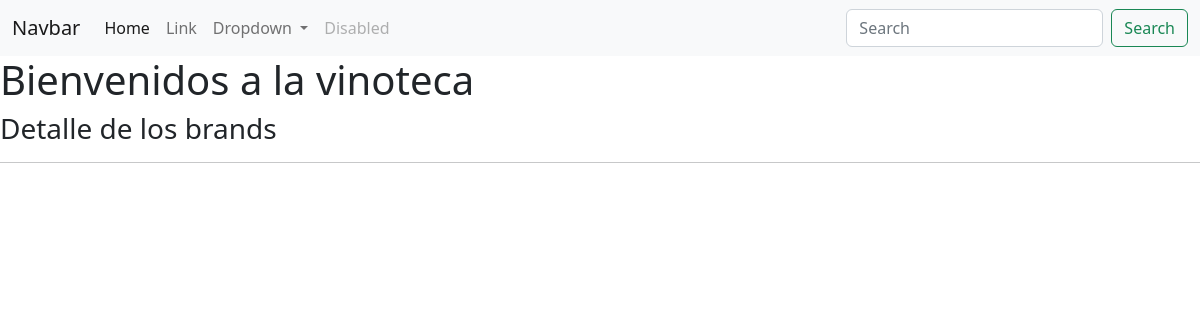
Page /tipos/ on the earlier database version.
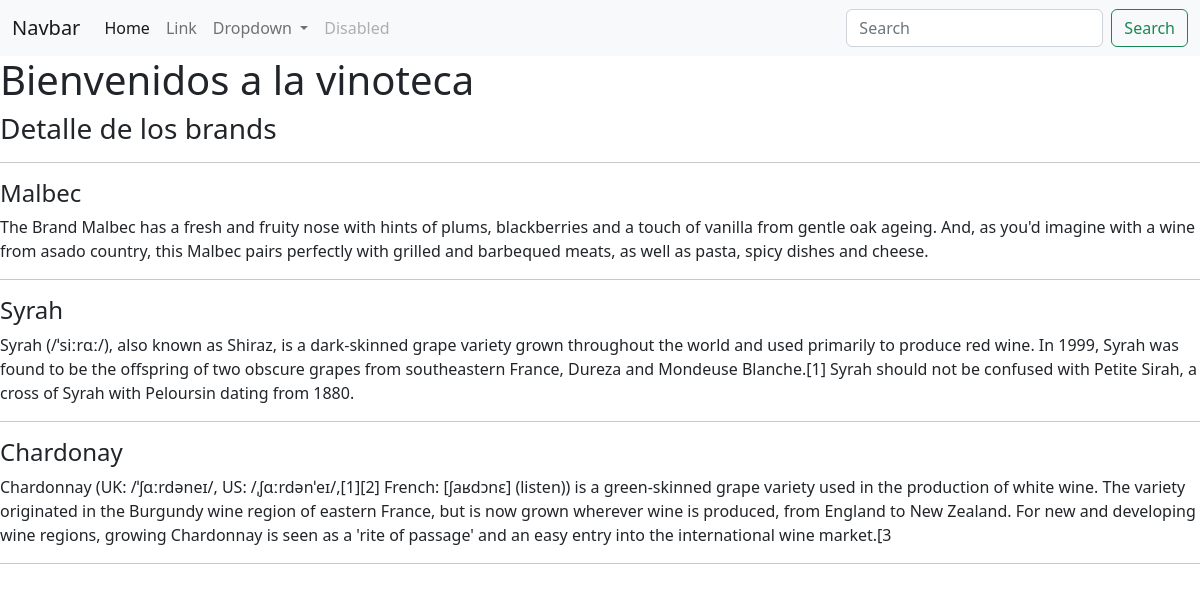
Same page on the later database version.
### base/models.py (models this page shows, shortened)
class Brand(models.Model):
    name = models.CharField(max_length=50)
    description = models.TextField()

### base/views.py (the view)
# urls.py: path('tipos/', views.brand_detail, name="brand_detail"),
def brand_detail(request):
    brand_list = Brand.objects.all()
    context = {"brand_list": brand_list}
    return render(request, 'brand_detail.html', context=context)

### base/templates/brand_detail.html
{% extends 'home.html' %}
{% block content %}
<h3>Detalle de los brands</h3>
    <hr>
    {% for brand in brand_list %}
        <h4>{{ brand.name }}</h4>
        <p>{{ brand.description }}</p>
        <hr>
    {% endfor %}
{% endblock %}

Differences in the rows shown:
added Brand: name "Malbec", description "The Brand Malbec has a fresh and fruity nose with hints of plums, blackberries and a touch of vanilla from gentle oak ageing. And, as you'd imagine with a wine from asado country, this Malbec pairs perfectly with grilled and barbequed meats, as well as pasta, spicy dishes and cheese."
added Brand: name "Syrah", description "Syrah (/ˈsiːrɑː/), also known as Shiraz, is a dark-skinned grape variety grown throughout the world and used primarily to produce red wine. In 1999, Syrah was found to be the offspring of two obscure grapes from southeastern France, Dureza and Mondeuse Blanche.[1] Syrah should not be confused with Petite Sirah, a cross of Syrah with Peloursin dating from 1880."
added Brand: name "Chardonay", description "Chardonnay (UK: /ˈʃɑːrdəneɪ/, US: /ˌʃɑːrdənˈeɪ/,[1][2] French: [ʃaʁdɔnɛ] (listen)) is a green-skinned grape variety used in the production of white wine. The variety originated in the Burgundy wine region of eastern France, but is now grown wherever wine is produced, from England to New Zealand. For new and developing wine regions, growing Chardonnay is seen as a 'rite of passage' and an easy entry into the international wine market.[3"
